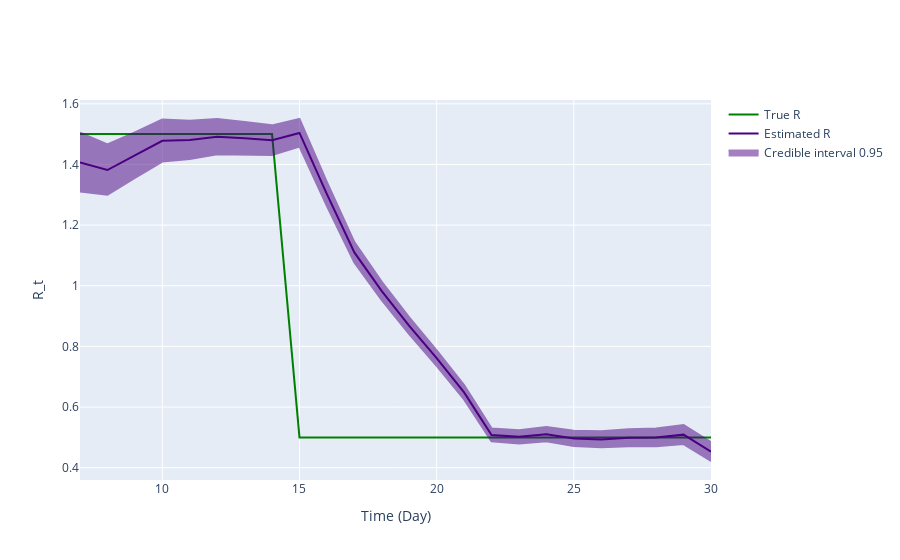

The notebook cell this image was saved under:
### Code cell
fig = ReproductionNumberPlot()

fig.add_ground_truth_rt(ground_truth)
fig.add_interval_rt(interval)

fig.update_labels(time_label='Time (Day)', r_label='R_t')

fig.show_figure()

### Figure 1 — Plotly figure (JSON) as saved in the notebook; plotly's stock layout.template omitted (floating-point values rounded to 4 significant figures)
{"data": [{"line": {"color": "green"}, "mode": "lines", "name": "True R", "type": "scatter", "x": [7, 8, 9, 10, 11, 12, 13, 14, 15, 16, 17, 18, 19, 20, 21, 22, 23, 24, 25, 26, 27, 28, 29, 30], "y": [1.5, 1.5, 1.5, 1.5, 1.5, 1.5, 1.5, 1.5, 0.5, 0.5, 0.5, 0.5, 0.5, 0.5, 0.5, 0.5, 0.5, 0.5, 0.5, 0.5, 0.5, 0.5, 0.5, 0.5]}, {"line": {"color": "indigo"}, "mode": "lines", "name": "Estimated R", "type": "scatter", "x": [7, 8, 9, 10, 11, 12, 13, 14, 15, 16, 17, 18, 19, 20, 21, 22, 23, 24, 25, 26, 27, 28, 29, 30], "y": [1.406, 1.382, 1.43, 1.478, 1.48, 1.491, 1.486, 1.48, 1.504, 1.302, 1.11, 0.9826, 0.8679, 0.7613, 0.6485, 0.5081, 0.5018, 0.5107, 0.4965, 0.4934, 0.4988, 0.4996, 0.5091, 0.4527]}, {"fill": "toself", "fillcolor": "indigo", "line": {"color": "indigo"}, "mode": "lines", "name": "Credible interval 0.95", "opacity": 0.5, "type": "scatter", "x": [7, 8, 9, 10, 11, 12, 13, 14, 15, 16, 17, 18, 19, 20, 21, 22, 23, 24, 25, 26, 27, 28, 29, 30, 30, 29, 28, 27, 26, 25, 24, 23, 22, 21, 20, 19, 18, 17, 16, 15, 14, 13, 12, 11, 10, 9, 8, 7], "y": [1.505, 1.466, 1.506, 1.548, 1.544, 1.55, 1.54, 1.529, 1.55, 1.342, 1.144, 1.013, 0.8957, 0.787, 0.6723, 0.5297, 0.524, 0.5345, 0.5216, 0.52, 0.5271, 0.5296, 0.541, 0.4843, 0.4222, 0.4782, 0.4705, 0.4712, 0.4675, 0.472, 0.4875, 0.48, 0.487, 0.625, 0.7359, 0.8406, 0.9526, 1.076, 1.263, 1.459, 1.431, 1.434, 1.434, 1.418, 1.41, 1.356, 1.3, 1.311]}], "layout": {"hovermode": "x unified", "xaxis": {"title": {"text": "Time (Day)"}}, "yaxis": {"title": {"text": "R_t"}}}}
